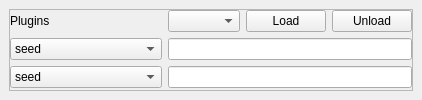
            <widget class="QDockWidget" name="dockWidget_3">
             <widget class="QWidget" name="dockWidgetContents_4">
              <layout class="QVBoxLayout" name="verticalLayout_7">
               <item>
                <widget class="QFrame" name="plotting_frame">
                 <property name="frameShape">
                  <enum>QFrame::StyledPanel</enum>
                 </property>
                 <property name="frameShadow">
                  <enum>QFrame::Raised</enum>
                 </property>
                 <layout class="QGridLayout" name="gridLayout_12">
                  <property name="leftMargin">
                   <number>0</number>
                  </property>
                  <property name="topMargin">
                   <number>0</number>
                  </property>
                  <property name="rightMargin">
                   <number>0</number>
                  </property>
                  <property name="bottomMargin">
                   <number>0</number>
                  </property>
                  <item row="0" column="3">
                   <widget class="QPushButton" name="loadbutton">
                    <property name="text">
                     <string>Load</string>
                    </property>
                   </widget>
                  </item>
                  <item row="0" column="4">
                   <widget class="QPushButton" name="unloadbutton">
                    <property name="text">
                     <string>Unload</string>
                    </property>
                   </widget>
                  </item>
                  <item row="0" column="1" colspan="2">
                   <widget class="QComboBox" name="plugins"/>
                  </item>
                  <item row="1" column="0">
                   <widget class="QComboBox" name="plotX">
                    <item>
                     <property name="text">
                      <string>seed</string>
                     </property>
                    </item>
                    <item>
                     <property name="text">
                      <string>sampler</string>
                     </property>
                    </item>
                    <item>
                     <property name="text">
                      <string>steps</string>
                     </property>
                    </item>
                    <item>
                     <property name="text">
                      <string>scale</string>
                     </property>
                    </item>
                    <item>
                     <property name="text">
                      <string>ddim_eta</string>
                     </property>
                    </item>
                    <item>
                     <property name="text">
                      <string>strength</string>
                     </property>
                    </item>
                    <item>
                     <property name="text">
                      <string>mean_scale</string>
                     </property>
                    </item>
                    <item>
                     <property name="text">
                      <string>var_scale</string>
                     </property>
                    </item>
                    <item>
                     <property name="text">
                      <string>exposure_scale</string>
                     </property>
                    </item>
                    <item>
                     <property name="text">
                      <string>exposure_target</string>
                     </property>
                    </item>
                    <item>
                     <property name="text">
                      <string>colormatch_scale</string>
                     </property>
                    </item>
                    <item>
                     <property name="text">
                      <string>colormatch_image</string>
                     </property>
                    </item>
                    <item>
                     <property name="text">
                      <string>colormatch_n_colors</string>
                     </property>
                    </item>
                    <item>
                     <property name="text">
                      <string>ignore_sat_weight</string>
                     </property>
                    </item>
                    <item>
                     <property name="text">
                      <string>clip_scale</string>
                     </property>
                    </item>
                    <item>
                     <property name="text">
                      <string>aesthetics_scale</string>
                     </property>
                    </item>
                    <item>
                     <property name="text">
                      <string>cutn</string>
                     </property>
                    </item>
                    <item>
                     <property name="text">
                      <string>cut_pow</string>
                     </property>
                    </item>
                    <item>
                     <property name="text">
                      <string>init_mse_scale</string>
                     </property>
                    </item>
                    <item>
                     <property name="text">
                      <string>init_mse_image</string>
                     </property>
                    </item>
                    <item>
                     <property name="text">
                      <string>blue_scale</string>
                     </property>
                    </item>
                    <item>
                     <property name="text">
                      <string>gradient_wrt</string>
                     </property>
                    </item>
                    <item>
                     <property name="text">
                      <string>gradient_add_to</string>
                     </property>
                    </item>
                    <item>
                     <property name="text">
                      <string>decode_method</string>
                     </property>
                    </item>
                    <item>
                     <property name="text">
                      <string>grad_threshold_type</string>
                     </property>
                    </item>
                    <item>
                     <property name="text">
                      <string>clamp_grad_threshold</string>
                     </property>
                    </item>
                    <item>
                     <property name="text">
                      <string>clamp_start</string>
                     </property>
                    </item>
                    <item>
                     <property name="text">
                      <string>clamp_stop</string>
                     </property>
                    </item>
                    <item>
                     <property name="text">
                      <string>grad_inject_timing</string>
                     </property>
                    </item>
                    <item>
                     <property name="text">
                      <string>T</string>
                     </property>
                    </item>
                    <item>
                     <property name="text">
                      <string>lr</string>
                     </property>
                    </item>
                   </widget>
                  </item>
                  <item row="2" column="0">
                   <widget class="QComboBox" name="plotY">
                    <item>
                     <property name="text">
                      <string>seed</string>
                     </property>
                    </item>
                    <item>
                     <property name="text">
                      <string>sampler</string>
                     </property>
                    </item>
                    <item>
                     <property name="text">
                      <string>steps</string>
                     </property>
                    </item>
                    <item>
                     <property name="text">
                      <string>scale</string>
                     </property>
                    </item>
                    <item>
                     <property name="text">
                      <string>ddim_eta</string>
                     </property>
                    </item>
                    <item>
                     <property name="text">
                      <string>strength</string>
                     </property>
                    </item>
                    <item>
                     <property name="text">
                      <string>mean_scale</string>
                     </property>
                    </item>
                    <item>
                     <property name="text">
                      <string>var_scale</string>
                     </property>
                    </item>
                    <item>
                     <property name="text">
                      <string>exposure_scale</string>
                     </property>
                    </item>
                    <item>
                     <property name="text">
                      <string>exposure_target</string>
                     </property>
                    </item>
                    <item>
                     <property name="text">
                      <string>colormatch_scale</string>
                     </property>
                    </item>
                    <item>
                     <property name="text">
                      <string>colormatch_image</string>
                     </property>
                    </item>
                    <item>
                     <property name="text">
                      <string>colormatch_n_colors</string>
                     </property>
                    </item>
                    <item>
                     <property name="text">
                      <string>ignore_sat_weight</string>
                     </property>
                    </item>
                    <item>
                     <property name="text">
                      <string>clip_scale</string>
                     </property>
                    </item>
                    <item>
                     <property name="text">
                      <string>aesthetics_scale</string>
                     </property>
                    </item>
                    <item>
                     <property name="text">
                      <string>cutn</string>
                     </property>
                    </item>
                    <item>
                     <property name="text">
                      <string>cut_pow</string>
                     </property>
                    </item>
                    <item>
                     <property name="text">
                      <string>init_mse_scale</string>
                     </property>
                    </item>
                    <item>
                     <property name="text">
                      <string>init_mse_image</string>
                     </property>
                    </item>
                    <item>
                     <property name="text">
                      <string>blue_scale</string>
                     </property>
                    </item>
                    <item>
                     <property name="text">
                      <string>gradient_wrt</string>
                     </property>
                    </item>
                    <item>
                     <property name="text">
                      <string>gradient_add_to</string>
                     </property>
                    </item>
                    <item>
                     <property name="text">
                      <string>decode_method</string>
                     </property>
                    </item>
                    <item>
                     <property name="text">
                      <string>grad_threshold_type</string>
                     </property>
                    </item>
                    <item>
                     <property name="text">
                      <string>clamp_grad_threshold</string>
                     </property>
                    </item>
                    <item>
                     <property name="text">
                      <string>clamp_start</string>
                     </property>
                    </item>
                    <item>
                     <property name="text">
                      <string>clamp_stop</string>
                     </property>
                    </item>
                    <item>
                     <property name="text">
                      <string>grad_inject_timing</string>
                     </property>
                    </item>
                    <item>
                     <property name="text">
                      <string>T</string>
                     </property>
                    </item>
                    <item>
                     <property name="text">
                      <string>lr</string>
                     </property>
                    </item>
                   </widget>
                  </item>
                  <item row="1" column="1" colspan="4">
                   <widget class="QLineEdit" name="plotXLine"/>
                  </item>
                  <item row="2" column="1" colspan="4">
                   <widget class="QLineEdit" name="plotYLine"/>
                  </item>
                  <item row="0" column="0">
                   <widget class="QLabel" name="label">
                    <property name="text">
                     <string>Plugins</string>
                    </property>
                   </widget>
                  </item>
                 </layout>
                </widget>
               </item>
              </layout>
             </widget>
            </widget>
